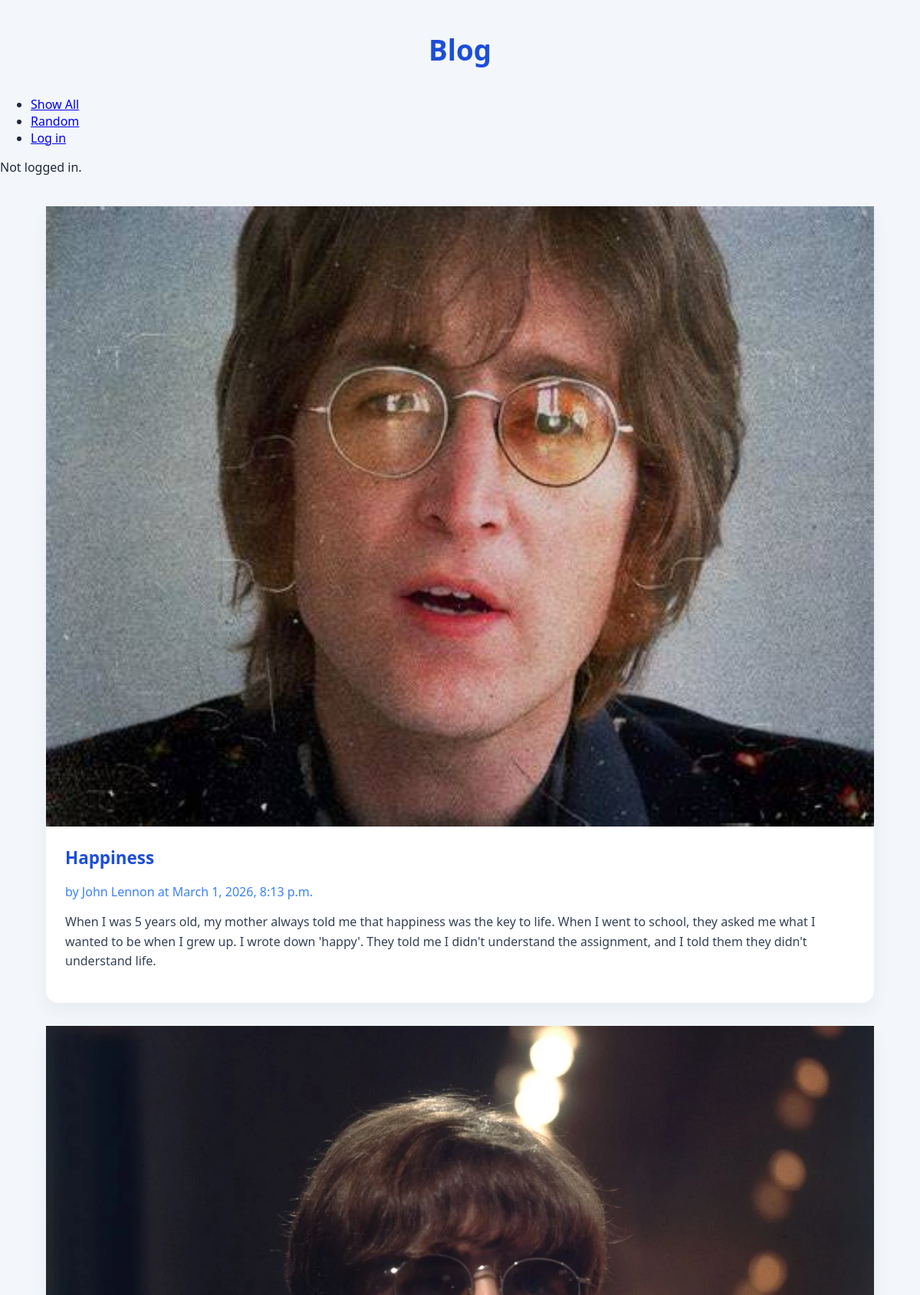
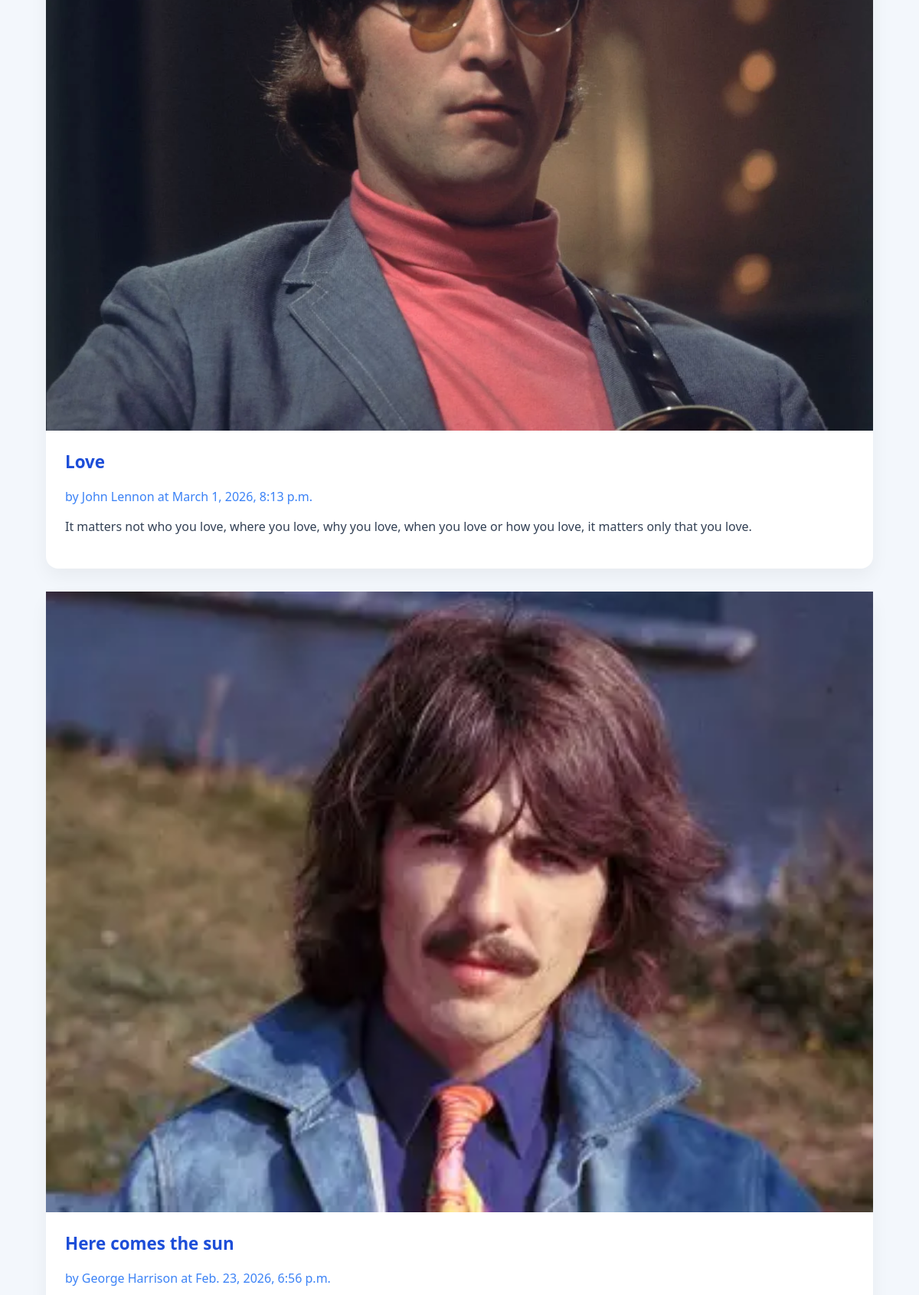
Page /blog/show_all/ (upper part) on the committed database (2 pictures, top to bottom).
### blog/models.py (models this page shows, shortened)
class Article(models.Model):
    title = models.TextField(blank=True)
    author = models.TextField(blank=True)
    text = models.TextField(blank=True)
    published = models.DateTimeField(auto_now=True)
    image_file = models.ImageField(blank=True) # an actual image file
    user = models.ForeignKey(User, on_delete=models.CASCADE) ## NEW

### blog/views.py (the view)
# urls.py: path('show_all/', ShowAllView.as_view(), name='show_all'),
class ShowAllView(ListView):
    model = Article # retrieve objects of type Article from the database
    template_name = 'blog/show_all.html'
    context_object_name = 'articles' # how to find the data in the template file
    def dispatch(self, request, *args, **kwargs):
        if request.user.is_authenticated:
            print(f'ShowAllView.dispatch(): request.user={request.user}')
        else:
            print(f'ShowAllView.dispatch(): not logged in.')
        return super().dispatch(request, *args, **kwargs)

### blog/templates/blog/show_all.html (shortened to what this page needs)
{% extends 'blog/base.html' %}
{% block content %}
<main class="grid-container">
    {% for a in articles %}
    <article>
    {% if a.image_file %}
    <a href="{% url 'article' a.pk %}">
    <img src="{{ a.image_file.url }}" alt="{{ a.image_file.name }}">
    </a>
    {% else %}
    <h3>No image available</h3>
    {% endif %}
        <div>
        <h2>{{a.title}}</h2>
        <strong>by {{a.author}} at {{a.published}}</strong>
        <p>
        {{a.text}}
        </p>
        </div>
    </article>
    {% endfor %}
</main>
{% endblock %}

### static/styles-blog.css (style rules this page uses)
body { font-family: "Segoe UI", sans-serif; margin: 0; padding: 0; background: #f3f7fc; color: #1e293b; }
.grid-container { width: 90%; max-width: 1100px; margin: 40px auto; display: grid; gap: 30px; }
article { background: white; border-radius: 16px; box-shadow: 0 10px 25px rgba(0, 0, 0, 0.05); }
article img { width: 100%; height: auto; display: block; }
article div { padding: 25px; }
article h2 { margin-top: 0; color: #1d4ed8; font-size: 1.4rem; }
article strong { display: block; margin-bottom: 12px; color: #3b82f6; font-weight: 500; }
article p { line-height: 1.6; color: #334155; }

### rows in the picture
Article: image_file (picture), title "Happiness", author "John Lennon", published "March 1, 2026, 8:13 p.m.", text "When I was 5 years old, my mother always told me that happiness was the key to life. When I went to school, they asked me what I wanted to be when I grew up. I wrote down 'happy'. They told me I didn't understand the assignment, and I told them they didn't understand life."
Article: image_file (picture), title "Love", author "John Lennon", published "March 1, 2026, 8:13 p.m.", text "It matters not who you love, where you love, why you love, when you love or how you love, it matters only that you love."
Article: image_file (picture), title "Here comes the sun", author "George Harrison", published "Feb. 23, 2026, 6:56 p.m."
